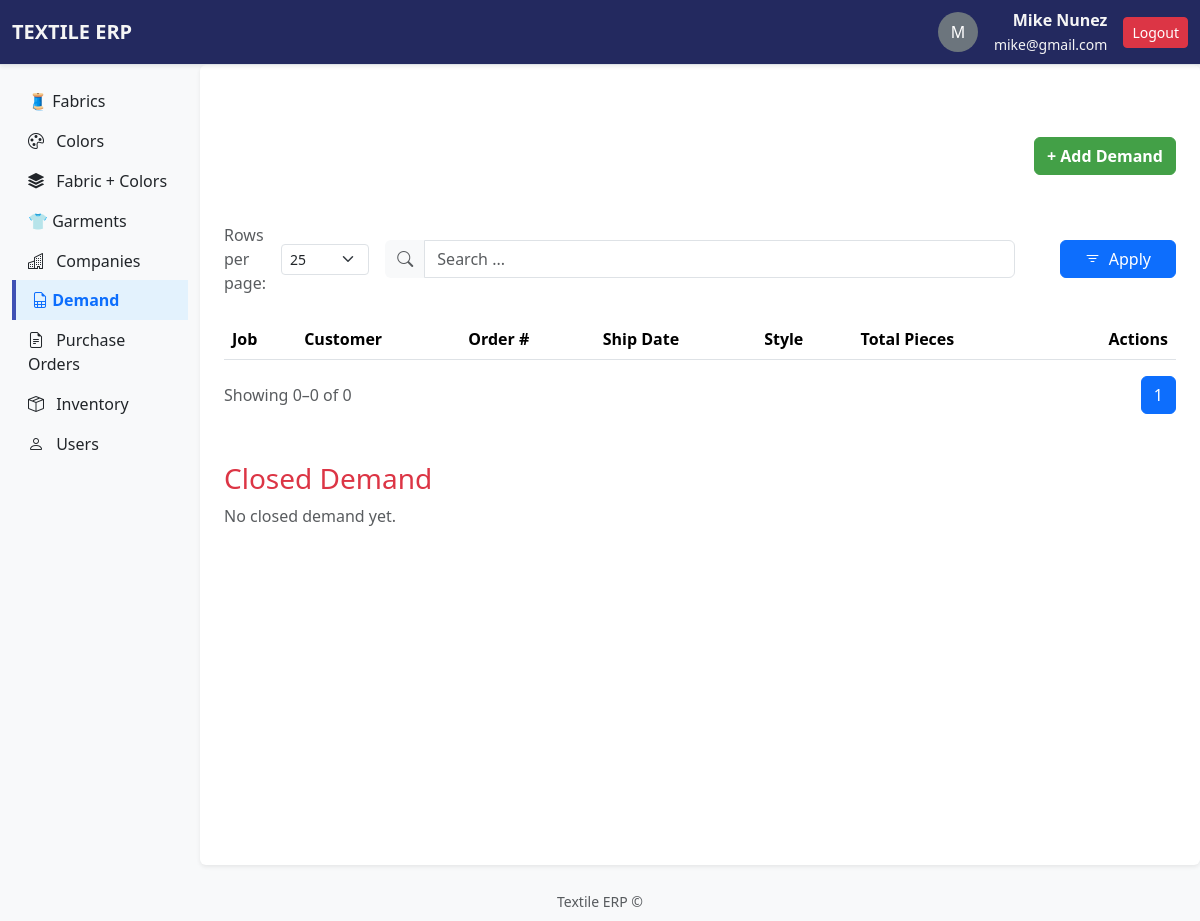
The app's page /demand/ (signed in), older data.
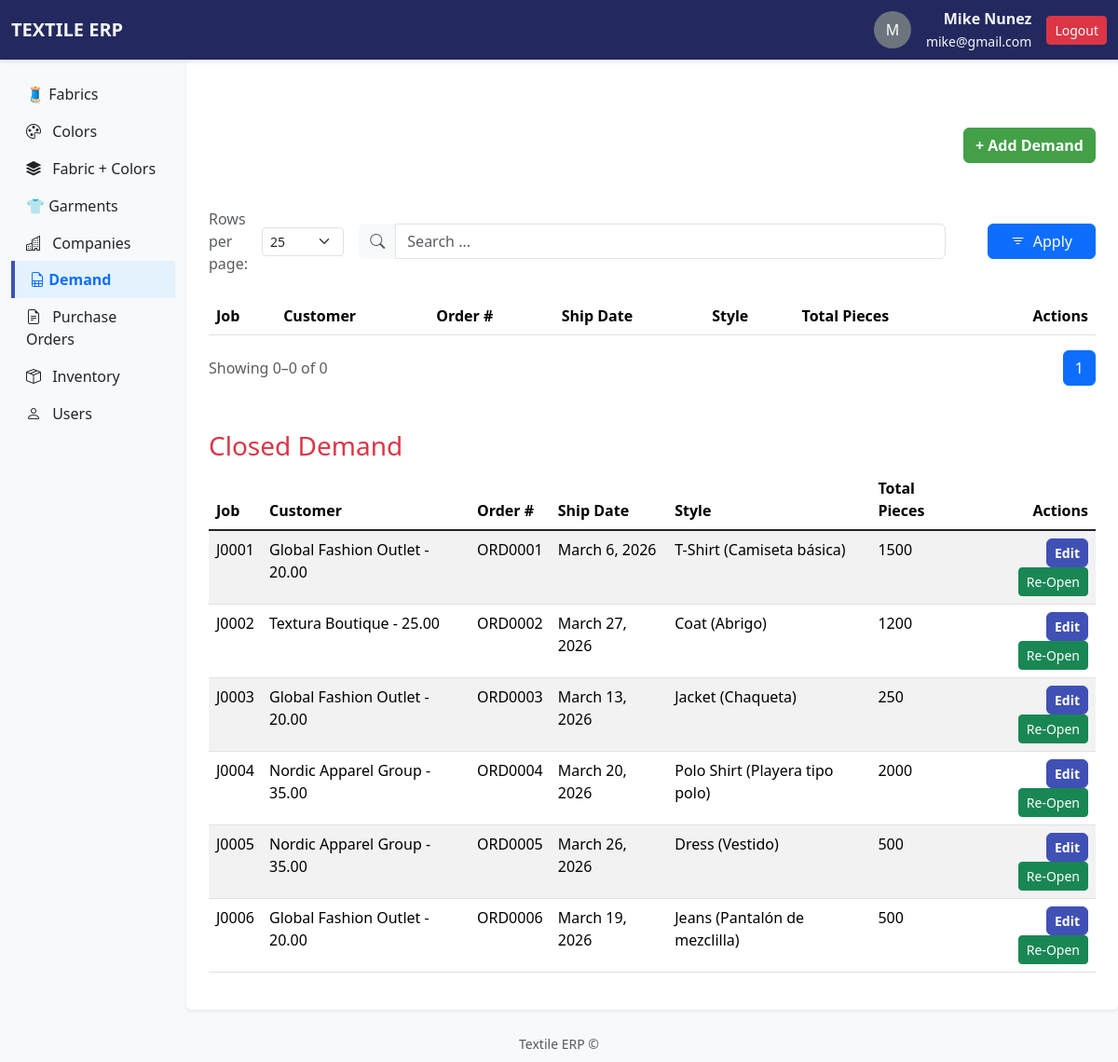
The same page, newer data.
### apps/users/models.py (models this page shows, shortened)
class CustomUser(AbstractUser):
    username = None
    email = models.EmailField(unique=True)
    USERNAME_FIELD = "email"   # login is with email
    REQUIRED_FIELDS = []       #
    objects = CustomUserManager()  # use manager

### apps/demand/models.py (models this page shows, shortened)
class Demand(models.Model):
    job = models.CharField(max_length=50, unique=True)
    customer = models.ForeignKey(Customer, on_delete=models.CASCADE)
    order_number = models.CharField(max_length=50, unique=True)
    po_ship_date = models.DateField()
    style = models.ForeignKey(GarmentStyle, on_delete=models.CASCADE)
    total_pieces = models.PositiveIntegerField()
    is_active = models.BooleanField(default=True)

### apps/companies/models.py (models this page shows, shortened)
class Customer(models.Model):
    company = models.OneToOneField(Company, on_delete=models.CASCADE)
    credit_limit = models.DecimalField(max_digits=10, decimal_places=2)
    def __str__(self):
        return f"{self.company.name} - {self.credit_limit}"

class Company(models.Model):
    name = models.CharField(max_length=150, unique=True)
    street = models.CharField(max_length=150)
    city = models.CharField(max_length=100)
    state = models.CharField(max_length=100)
    zipcode = models.CharField(max_length=20)
    country = models.CharField(max_length=100)
    phone = models.CharField(max_length=20, blank=True, null=True)
    email = models.EmailField(blank=True, null=True)
    is_active = models.BooleanField(default=True)

### apps/garments/models.py (models this page shows)
class GarmentStyle(models.Model):
    name = models.CharField(max_length=100, unique=True)
    description = models.TextField(blank=True, null=True)
    fabrics = models.ManyToManyField(FabricColor, through="GarmentStyleFabricColor", blank=True)
    is_active = models.BooleanField(default=True)
    def __str__(self):
        return self.name

### apps/demand/views.py (the view, shortened to what this page needs)
# urls.py: path('', views.demand_list, name='demand_list'),
@never_cache
@login_required
def demand_list(request):
    q = request.GET.get('q')
    DEFAULT_ROWS_PER_PAGE = 25 # default to 25
    rows_per_page = request.GET.get('rowsPerPage', DEFAULT_ROWS_PER_PAGE)
    print(rows_per_page)
    try:
        rows_per_page = int(rows_per_page)
    except ValueError:
        rows_per_page = DEFAULT_ROWS_PER_PAGE
    active_demand = Demand.objects.filter(is_active=True).order_by('id')
    closed_demand = Demand.objects.filter(is_active=False)
    paginator = Paginator(active_demand, rows_per_page)
    page_number = request.GET.get('page')
    page_obj = paginator.get_page(page_number)
    return render(request, 'demand/demand_list.html', {'page_obj': page_obj,
                                                 'rows_per_page': rows_per_page,
                                                 'closed_demand': closed_demand})

### apps/demand/templates/demand/demand_list.html (shortened to what this page needs)
{% extends 'base.html' %}
{% block content %}
<div class="mt-5">
    <div class="d-flex justify-content-between align-items-center mb-3">
        <a href="{% url 'demand:add_demand' %}" class="btn btn-add">+ Add Demand</a>
    </div>
</div>
<div class="mt-5">
    {% include '_search_form.html' %}
</div>
{% include 'demand/_demand_table.html' %}
{% if request.user.is_superuser %}
<h3 class="mt-5 text-danger">Closed Demand</h3>
{% include 'demand/_closed_demand_table.html' %}
{% endif %}
{% endblock %}

### templates/base.html (shortened to what this page needs)
{% load static %}
<!DOCTYPE html>
<html lang="es">
<head>
  <link href="https://cdn.jsdelivr.net/npm/bootstrap@5.3.2/dist/css/bootstrap.min.css" rel="stylesheet">
  <link rel="stylesheet" href="https://cdn.jsdelivr.net/npm/bootstrap-icons@1.11.3/font/bootstrap-icons.css">
  <link rel="stylesheet" href="{% static 'css/base.css' %}">
</head>
<body class="bg-light">
  <nav class="navbar navbar-expand-lg border-bottom shadow-sm">
    <div class="container-fluid">
      <a class="navbar-brand fw-bold" href="{% url 'home:home' %}">TEXTILE ERP</a>
      <div class="d-flex align-items-center ms-auto">
        {% if user.is_authenticated %}
        <div class="d-flex align-items-center gap-3">
          <div class="rounded-circle bg-secondary text-white d-flex justify-content-center align-items-center"
            style="width:40px; height:40px;">
            {{ user.get_full_name|slice:":1"|upper }}
          </div>
          <div class="text-end">
            <strong>{{ user.get_full_name }}</strong><br>
            <small class="">{{ user.email }}</small>
          </div>
          <form method="post" action="{% url 'users:logout_view' %}">
            <button class="btn btn-danger btn-sm">Logout</button>
          </form>
        </div>
        {% endif %}
      </div>
    </div>
  </nav>
  <div class="container-fluid">
    <div class="row">
      <nav class="col-md-2 d-md-block bg-light sidebar vh-100">
        <div class="list-group list-group-flush mt-3">
          <a href="{% url 'fabrics:fabrics_list' %}"
            class="list-group-item list-group-item-action {% if '/fabrics/' in request.path and not '/fabriccolors/' in request.path %}active{% endif %}">
            🧵 Fabrics
          </a>
          <a href="{% url 'colors:colors_list' %}"
            class="list-group-item list-group-item-action {% if '/colors/' in request.path %}active{% endif %}">
            <i class="bi bi-palette me-2"></i> Colors
          </a>
          <a href="{% url 'fabrics:fabriccolors_list' %}"
            class="list-group-item list-group-item-action {% if '/fabriccolors/' in request.path %}active{% endif %}">
            <i class="bi bi-stack me-2"></i> Fabric + Colors
          </a>
          <a href="{% url 'garments:garments_list' %}"
            class="list-group-item list-group-item-action {% if '/garments/' in request.path %}active{% endif %}">
            👕 Garments
          </a>
          <a href="{% url 'companies:companies_list' %}"
            class="list-group-item list-group-item-action {% if '/companies/' in request.path %}active{% endif %}">
            <i class="bi bi-buildings me-2"></i> Companies
          </a>
          <a href="{% url 'demand:demand_list' %}"
            class="list-group-item list-group-item-action {% if '/demand/' in request.path %}active{% endif %}">
            <i class="bi bi-file-earmark-spreadsheet"></i> Demand
          </a>
          <a href="{% url 'pos:pos_list' %}" class="list-group-item list-group-item-action {% if '/pos/' in request.path %}active{% endif %}">
            <i class="bi bi-file-earmark-text me-2"></i> Purchase Orders
          </a>
          <a href="{% url 'inventory:inventory_list' %}" class="list-group-item list-group-item-action {% if '/inventory/' in request.path %}active{% endif %}">
            <i class="bi bi-box-seam me-2"></i> Inventory
          </a>
          {% if request.user.is_superuser %}
          <a href="{% url 'users:users_list' %}"
            class="list-group-item list-group-item-action {% if '/users/' in request.path %}active{% endif %}">
            <i class="bi bi-person me-2"></i> Users
          </a>
          {% endif %}
        </div>
      </nav>
      <main class="col-md-9 ms-sm-auto col-lg-10 px-md-4 py-4 bg-white shadow-sm rounded">
        {% block content %}{% endblock %}
      </main>
    </div>
  </div>
  <footer class="text-center mt-4 mb-2 text-muted">
    <small>Textile ERP &copy; {{ year }}</small>
  </footer>
</body>
</html>

### templates/_search_form.html (shortened to what this page needs)
<form method="get" class="row g-3 align-items-center mb-4">
  <div class="col-md-2 d-flex align-items-center">
    <label for="rowsPerPage" class="form-label me-2 mb-0 text-muted">Rows per page:</label>
    <select id="rowsPerPage" name="rowsPerPage" class="form-select form-select-sm"
            onchange="this.form.submit()">
      <option value="25" {% if rows_per_page == 25 %}selected{% endif %}>25</option>
    </select>
  </div>
  <div class="col-md-8">
    <div class="input-group">
      <span class="input-group-text bg-light border-0">
        <i class="bi bi-search text-muted"></i>
      </span>
      <input type="text" class="form-control" placeholder="Search {{ search_text }}..."
             id="q" name="q" value="{{ request.GET.q }}">
    </div>
  </div>
  <div class="col-md-2 text-end">
    <button class="btn btn-primary px-4" type="submit">
      <i class="bi bi-filter me-1"></i> Apply
    </button>
  </div>
</form>

### apps/demand/templates/demand/_demand_table.html (shortened to what this page needs)
<div class="table-responsive">
  <table class="table table-striped table-hover">
    <thead>
      <tr>
        <th scope="col">Job</th>
        <th scope="col">Customer</th>
        <th scope="col">Order #</th>
        <th scope="col">Ship Date</th>
        <th scope="col">Style</th>
        <th scope="col">Total Pieces</th>
        <th class="text-end">Actions</th>
      </tr>
    </thead>
  </table>
  <div class="d-flex justify-content-between align-items-center mt-3">
    <div class="text-muted">
      Showing {{ page_obj.start_index }}–{{ page_obj.end_index }} of {{ page_obj.paginator.count }}
    </div>
    <nav>
      <ul class="pagination mb-0">
        {% for num in page_obj.paginator.page_range %}
        {% if num == page_obj.number %}
        <li class="page-item active"><span class="page-link">{{ num }}</span></li>
        {% else %}
        <li class="page-item">
          <a class="page-link" href="?q={{ q }}&rowsPerPage={{ rows_per_page }}&page={{ num }}">{{ num }}</a>
        </li>
        {% endif %}
        {% endfor %}
      </ul>
    </nav>
  </div>
</div>

### apps/demand/templates/demand/_closed_demand_table.html
<div class="table-responsive">
  {% if closed_demand %}
  <table class="table table-striped table-hover">
    <thead>
      <tr>
        <th scope="col">Job</th>
        <th scope="col">Customer</th>
        <th scope="col">Order #</th>
        <th scope="col">Ship Date</th>
        <th scope="col">Style</th>
        <th scope="col">Total Pieces</th>
        <th class="text-end">Actions</th>
      </tr>
    </thead>
    <tbody class="table-group-divider">
      {% for demand in closed_demand %}
      <tr>
        <td>{{ demand.job }}</td>
        <td>{{ demand.customer }}</td>
        <td>{{ demand.order_number }}</td>
        <td>{{ demand.po_ship_date }}</td>
        <td>{{ demand.style }}</td>
        <td>{{ demand.total_pieces }}</td>
        <td class="text-end">
          <a href="{% url 'demand:edit_demand' demand.id %}"
              class="btn btn-sm btn-edit">Edit</a>
          <a href="{% url 'demand:activate_demand' demand.id %}"
              class="btn btn-sm btn-success">Re-Open</a>
        </td>
      </tr>
      {% endfor %}
    </tbody>
  </table>
  {% else %}
  <p class="text-muted">No closed demand yet.</p>
  {% endif %}
</div>

### static/css/base.css (style rules this page uses)
.list-group-item { color: #212529; background-color: transparent; border: none; }
.list-group-item.active { background-color: #e3f2fd; color: #0d6efd; font-weight: 600; border-left: 4px solid #3f51b5; }
.btn-add { background-color: #43a047; border-color: #43a047; border-radius: 6px; font-weight: 600; color: #fff; }
.btn-edit { background-color: #3f51b5; border-color: #3f51b5; color: #fff; border-radius: 6px; font-weight: 600; }
.navbar { background-color: #23295f; color:whitesmoke; }
.navbar a, .navbar a:hover, .navbar a:active, .navbar a:focus { color:whitesmoke; }

Row changes from the older to the newer data that the page shows:
added Demand: job "J0001", customer "Global Fashion Outlet - 20.00", order_number "ORD0001", po_ship_date "March 6, 2026", style "T-Shirt (Camiseta básica)", total_pieces "1500"
added Demand: job "J0002", customer "Textura Boutique - 25.00", order_number "ORD0002", po_ship_date "March 27, 2026", style "Coat (Abrigo)", total_pieces "1200"
added Demand: job "J0003", customer "Global Fashion Outlet - 20.00", order_number "ORD0003", po_ship_date "March 13, 2026", style "Jacket (Chaqueta)", total_pieces "250"
added Demand: job "J0004", customer "Nordic Apparel Group - 35.00", order_number "ORD0004", po_ship_date "March 20, 2026", style "Polo Shirt (Playera tipo polo)", total_pieces "2000"
added Demand: job "J0005", customer "Nordic Apparel Group - 35.00", order_number "ORD0005", po_ship_date "March 26, 2026", style "Dress (Vestido)", total_pieces "500"
added Demand: job "J0006", customer "Global Fashion Outlet - 20.00", order_number "ORD0006", po_ship_date "March 19, 2026", style "Jeans (Pantalón de mezclilla)", total_pieces "500"
Text that changed along with them:
text no longer shown: "No closed demand yet."
text now shown: "Job Customer Order # Ship Date Style Total Pieces Actions"
